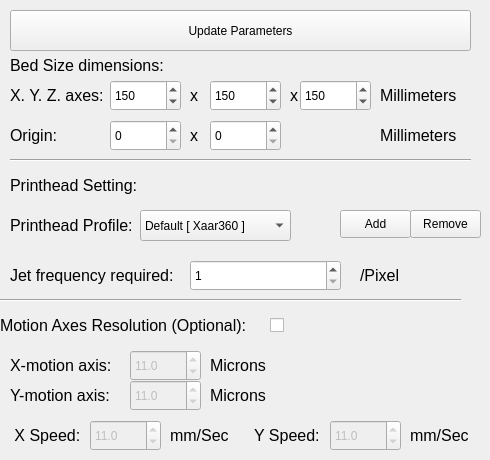
    <widget class="QWidget" name="Printer_Settings">
     <attribute name="title">
      <string>Printer Settings</string>
     </attribute>
     <widget class="QLabel" name="bedSizelabel">
      <property name="geometry">
       <rect>
        <x>10</x>
        <y>50</y>
        <width>201</width>
        <height>31</height>
       </rect>
      </property>
      <property name="font">
       <font>
        <pointsize>12</pointsize>
       </font>
      </property>
      <property name="text">
       <string>Bed Size dimensions:</string>
      </property>
      <property name="scaledContents">
       <bool>true</bool>
      </property>
      <property name="alignment">
       <set>Qt::AlignLeading|Qt::AlignLeft|Qt::AlignVCenter</set>
      </property>
      <property name="wordWrap">
       <bool>false</bool>
      </property>
     </widget>
     <widget class="QLabel" name="xybedaxisLabel">
      <property name="geometry">
       <rect>
        <x>10</x>
        <y>80</y>
        <width>101</width>
        <height>31</height>
       </rect>
      </property>
      <property name="font">
       <font>
        <pointsize>12</pointsize>
       </font>
      </property>
      <property name="text">
       <string>X. Y. Z. axes:</string>
      </property>
      <property name="scaledContents">
       <bool>true</bool>
      </property>
      <property name="alignment">
       <set>Qt::AlignLeading|Qt::AlignLeft|Qt::AlignVCenter</set>
      </property>
      <property name="wordWrap">
       <bool>false</bool>
      </property>
     </widget>
     <widget class="QSpinBox" name="bedXaxis">
      <property name="geometry">
       <rect>
        <x>110</x>
        <y>80</y>
        <width>71</width>
        <height>31</height>
       </rect>
      </property>
      <property name="maximum">
       <number>10000</number>
      </property>
      <property name="value">
       <number>150</number>
      </property>
      <property name="displayIntegerBase">
       <number>10</number>
      </property>
     </widget>
     <widget class="QLabel" name="mmLabel">
      <property name="geometry">
       <rect>
        <x>380</x>
        <y>80</y>
        <width>91</width>
        <height>31</height>
       </rect>
      </property>
      <property name="font">
       <font>
        <pointsize>12</pointsize>
       </font>
      </property>
      <property name="text">
       <string>Millimeters</string>
      </property>
      <property name="scaledContents">
       <bool>true</bool>
      </property>
      <property name="alignment">
       <set>Qt::AlignLeading|Qt::AlignLeft|Qt::AlignVCenter</set>
      </property>
      <property name="wordWrap">
       <bool>false</bool>
      </property>
     </widget>
     <widget class="QLabel" name="xlabel">
      <property name="geometry">
       <rect>
        <x>190</x>
        <y>80</y>
        <width>16</width>
        <height>31</height>
       </rect>
      </property>
      <property name="font">
       <font>
        <pointsize>12</pointsize>
       </font>
      </property>
      <property name="text">
       <string>x</string>
      </property>
      <property name="scaledContents">
       <bool>true</bool>
      </property>
      <property name="alignment">
       <set>Qt::AlignLeading|Qt::AlignLeft|Qt::AlignVCenter</set>
      </property>
      <property name="wordWrap">
       <bool>false</bool>
      </property>
     </widget>
     <widget class="Line" name="line_4">
      <property name="geometry">
       <rect>
        <x>10</x>
        <y>150</y>
        <width>461</width>
        <height>20</height>
       </rect>
      </property>
      <property name="orientation">
       <enum>Qt::Horizontal</enum>
      </property>
     </widget>
     <widget class="QLabel" name="jetFreqlabel">
      <property name="geometry">
       <rect>
        <x>10</x>
        <y>260</y>
        <width>171</width>
        <height>31</height>
       </rect>
      </property>
      <property name="font">
       <font>
        <pointsize>12</pointsize>
       </font>
      </property>
      <property name="text">
       <string>Jet frequency required:</string>
      </property>
      <property name="scaledContents">
       <bool>true</bool>
      </property>
      <property name="alignment">
       <set>Qt::AlignLeading|Qt::AlignLeft|Qt::AlignVCenter</set>
      </property>
      <property name="wordWrap">
       <bool>false</bool>
      </property>
     </widget>
     <widget class="QSpinBox" name="jet_freq">
      <property name="geometry">
       <rect>
        <x>190</x>
        <y>260</y>
        <width>151</width>
        <height>31</height>
       </rect>
      </property>
      <property name="minimum">
       <number>1</number>
      </property>
      <property name="maximum">
       <number>100</number>
      </property>
     </widget>
     <widget class="QLabel" name="perpixelLabel">
      <property name="geometry">
       <rect>
        <x>360</x>
        <y>260</y>
        <width>81</width>
        <height>31</height>
       </rect>
      </property>
      <property name="font">
       <font>
        <pointsize>12</pointsize>
       </font>
      </property>
      <property name="text">
       <string>/Pixel </string>
      </property>
      <property name="scaledContents">
       <bool>true</bool>
      </property>
      <property name="alignment">
       <set>Qt::AlignLeading|Qt::AlignLeft|Qt::AlignVCenter</set>
      </property>
      <property name="wordWrap">
       <bool>false</bool>
      </property>
     </widget>
     <widget class="Line" name="line_14">
      <property name="geometry">
       <rect>
        <x>0</x>
        <y>290</y>
        <width>461</width>
        <height>20</height>
       </rect>
      </property>
      <property name="orientation">
       <enum>Qt::Horizontal</enum>
      </property>
     </widget>
     <widget class="QLabel" name="motionAxesLabel">
      <property name="geometry">
       <rect>
        <x>0</x>
        <y>310</y>
        <width>261</width>
        <height>31</height>
       </rect>
      </property>
      <property name="font">
       <font>
        <pointsize>12</pointsize>
       </font>
      </property>
      <property name="text">
       <string>Motion Axes Resolution (Optional):</string>
      </property>
      <property name="scaledContents">
       <bool>true</bool>
      </property>
      <property name="alignment">
       <set>Qt::AlignLeading|Qt::AlignLeft|Qt::AlignVCenter</set>
      </property>
      <property name="wordWrap">
       <bool>false</bool>
      </property>
     </widget>
     <widget class="QLabel" name="printResolutionLabel">
      <property name="geometry">
       <rect>
        <x>10</x>
        <y>170</y>
        <width>151</width>
        <height>31</height>
       </rect>
      </property>
      <property name="font">
       <font>
        <pointsize>12</pointsize>
       </font>
      </property>
      <property name="text">
       <string>Printhead Setting:</string>
      </property>
      <property name="scaledContents">
       <bool>true</bool>
      </property>
      <property name="alignment">
       <set>Qt::AlignLeading|Qt::AlignLeft|Qt::AlignVCenter</set>
      </property>
      <property name="wordWrap">
       <bool>false</bool>
      </property>
     </widget>
     <widget class="QLabel" name="Xmotionlabel">
      <property name="geometry">
       <rect>
        <x>10</x>
        <y>350</y>
        <width>111</width>
        <height>31</height>
       </rect>
      </property>
      <property name="font">
       <font>
        <pointsize>12</pointsize>
       </font>
      </property>
      <property name="text">
       <string>X-motion axis:</string>
      </property>
      <property name="scaledContents">
       <bool>true</bool>
      </property>
      <property name="alignment">
       <set>Qt::AlignLeading|Qt::AlignLeft|Qt::AlignVCenter</set>
      </property>
      <property name="wordWrap">
       <bool>false</bool>
      </property>
     </widget>
     <widget class="QLabel" name="YmotionLabel">
      <property name="geometry">
       <rect>
        <x>10</x>
        <y>380</y>
        <width>111</width>
        <height>31</height>
       </rect>
      </property>
      <property name="font">
       <font>
        <pointsize>12</pointsize>
       </font>
      </property>
      <property name="text">
       <string>Y-motion axis:</string>
      </property>
      <property name="scaledContents">
       <bool>true</bool>
      </property>
      <property name="alignment">
       <set>Qt::AlignLeading|Qt::AlignLeft|Qt::AlignVCenter</set>
      </property>
      <property name="wordWrap">
       <bool>false</bool>
      </property>
     </widget>
     <widget class="QLabel" name="Xmicronslabel">
      <property name="geometry">
       <rect>
        <x>210</x>
        <y>350</y>
        <width>61</width>
        <height>31</height>
       </rect>
      </property>
      <property name="font">
       <font>
        <pointsize>12</pointsize>
       </font>
      </property>
      <property name="text">
       <string>Microns</string>
      </property>
      <property name="scaledContents">
       <bool>true</bool>
      </property>
      <property name="alignment">
       <set>Qt::AlignLeading|Qt::AlignLeft|Qt::AlignVCenter</set>
      </property>
      <property name="wordWrap">
       <bool>false</bool>
      </property>
     </widget>
     <widget class="QLabel" name="Ymicronslabel">
      <property name="geometry">
       <rect>
        <x>210</x>
        <y>380</y>
        <width>61</width>
        <height>31</height>
       </rect>
      </property>
      <property name="font">
       <font>
        <pointsize>12</pointsize>
       </font>
      </property>
      <property name="text">
       <string>Microns</string>
      </property>
      <property name="scaledContents">
       <bool>true</bool>
      </property>
      <property name="alignment">
       <set>Qt::AlignLeading|Qt::AlignLeft|Qt::AlignVCenter</set>
      </property>
      <property name="wordWrap">
       <bool>false</bool>
      </property>
     </widget>
     <widget class="QDoubleSpinBox" name="xmotionresln">
      <property name="enabled">
       <bool>false</bool>
      </property>
      <property name="geometry">
       <rect>
        <x>130</x>
        <y>350</y>
        <width>71</width>
        <height>31</height>
       </rect>
      </property>
      <property name="decimals">
       <number>1</number>
      </property>
      <property name="maximum">
       <double>1000.000000000000000</double>
      </property>
      <property name="singleStep">
       <double>0.500000000000000</double>
      </property>
      <property name="value">
       <double>11.000000000000000</double>
      </property>
     </widget>
     <widget class="QDoubleSpinBox" name="ymotionresln">
      <property name="enabled">
       <bool>false</bool>
      </property>
      <property name="geometry">
       <rect>
        <x>130</x>
        <y>380</y>
        <width>71</width>
        <height>31</height>
       </rect>
      </property>
      <property name="decimals">
       <number>1</number>
      </property>
      <property name="maximum">
       <double>1000.000000000000000</double>
      </property>
      <property name="singleStep">
       <double>0.500000000000000</double>
      </property>
      <property name="value">
       <double>11.000000000000000</double>
      </property>
     </widget>
     <widget class="QSpinBox" name="bedYaxis">
      <property name="geometry">
       <rect>
        <x>210</x>
        <y>80</y>
        <width>71</width>
        <height>31</height>
       </rect>
      </property>
      <property name="maximum">
       <number>10000</number>
      </property>
      <property name="value">
       <number>150</number>
      </property>
      <property name="displayIntegerBase">
       <number>10</number>
      </property>
     </widget>
     <widget class="QCheckBox" name="checkBoxmotion">
      <property name="geometry">
       <rect>
        <x>270</x>
        <y>310</y>
        <width>81</width>
        <height>31</height>
       </rect>
      </property>
      <property name="text">
       <string/>
      </property>
     </widget>
     <widget class="QLabel" name="xybedaxisLabel_2">
      <property name="geometry">
       <rect>
        <x>10</x>
        <y>120</y>
        <width>91</width>
        <height>31</height>
       </rect>
      </property>
      <property name="font">
       <font>
        <pointsize>12</pointsize>
       </font>
      </property>
      <property name="text">
       <string>Origin:</string>
      </property>
      <property name="scaledContents">
       <bool>true</bool>
      </property>
      <property name="alignment">
       <set>Qt::AlignLeading|Qt::AlignLeft|Qt::AlignVCenter</set>
      </property>
      <property name="wordWrap">
       <bool>false</bool>
      </property>
     </widget>
     <widget class="QSpinBox" name="bedXorigin">
      <property name="geometry">
       <rect>
        <x>110</x>
        <y>120</y>
        <width>71</width>
        <height>31</height>
       </rect>
      </property>
      <property name="acceptDrops">
       <bool>false</bool>
      </property>
      <property name="wrapping">
       <bool>false</bool>
      </property>
      <property name="buttonSymbols">
       <enum>QAbstractSpinBox::UpDownArrows</enum>
      </property>
      <property name="maximum">
       <number>10000</number>
      </property>
      <property name="value">
       <number>0</number>
      </property>
      <property name="displayIntegerBase">
       <number>10</number>
      </property>
     </widget>
     <widget class="QLabel" name="xlabel_2">
      <property name="geometry">
       <rect>
        <x>190</x>
        <y>120</y>
        <width>16</width>
        <height>31</height>
       </rect>
      </property>
      <property name="font">
       <font>
        <pointsize>12</pointsize>
       </font>
      </property>
      <property name="text">
       <string>x</string>
      </property>
      <property name="scaledContents">
       <bool>true</bool>
      </property>
      <property name="alignment">
       <set>Qt::AlignLeading|Qt::AlignLeft|Qt::AlignVCenter</set>
      </property>
      <property name="wordWrap">
       <bool>false</bool>
      </property>
     </widget>
     <widget class="QSpinBox" name="bedYorigin">
      <property name="geometry">
       <rect>
        <x>210</x>
        <y>120</y>
        <width>71</width>
        <height>31</height>
       </rect>
      </property>
      <property name="maximum">
       <number>10000</number>
      </property>
      <property name="value">
       <number>0</number>
      </property>
      <property name="displayIntegerBase">
       <number>10</number>
      </property>
     </widget>
     <widget class="QLabel" name="mmLabel_2">
      <property name="geometry">
       <rect>
        <x>380</x>
        <y>120</y>
        <width>101</width>
        <height>31</height>
       </rect>
      </property>
      <property name="font">
       <font>
        <pointsize>12</pointsize>
       </font>
      </property>
      <property name="text">
       <string>Millimeters</string>
      </property>
      <property name="scaledContents">
       <bool>true</bool>
      </property>
      <property name="alignment">
       <set>Qt::AlignLeading|Qt::AlignLeft|Qt::AlignVCenter</set>
      </property>
      <property name="wordWrap">
       <bool>false</bool>
      </property>
     </widget>
     <widget class="QPushButton" name="updateParameters">
      <property name="geometry">
       <rect>
        <x>10</x>
        <y>10</y>
        <width>461</width>
        <height>41</height>
       </rect>
      </property>
      <property name="text">
       <string>Update Parameters</string>
      </property>
     </widget>
     <widget class="QSpinBox" name="bedZaxis">
      <property name="geometry">
       <rect>
        <x>300</x>
        <y>80</y>
        <width>71</width>
        <height>31</height>
       </rect>
      </property>
      <property name="maximum">
       <number>10000</number>
      </property>
      <property name="value">
       <number>150</number>
      </property>
      <property name="displayIntegerBase">
       <number>10</number>
      </property>
     </widget>
     <widget class="QLabel" name="xlabel_3">
      <property name="geometry">
       <rect>
        <x>290</x>
        <y>80</y>
        <width>16</width>
        <height>31</height>
       </rect>
      </property>
      <property name="font">
       <font>
        <pointsize>12</pointsize>
       </font>
      </property>
      <property name="text">
       <string>x</string>
      </property>
      <property name="scaledContents">
       <bool>true</bool>
      </property>
      <property name="alignment">
       <set>Qt::AlignLeading|Qt::AlignLeft|Qt::AlignVCenter</set>
      </property>
      <property name="wordWrap">
       <bool>false</bool>
      </property>
     </widget>
     <widget class="QLabel" name="printheadProfile">
      <property name="geometry">
       <rect>
        <x>10</x>
        <y>210</y>
        <width>141</width>
        <height>31</height>
       </rect>
      </property>
      <property name="font">
       <font>
        <pointsize>12</pointsize>
       </font>
      </property>
      <property name="text">
       <string>Printhead Profile:</string>
      </property>
      <property name="scaledContents">
       <bool>true</bool>
      </property>
      <property name="alignment">
       <set>Qt::AlignLeading|Qt::AlignLeft|Qt::AlignVCenter</set>
      </property>
      <property name="wordWrap">
       <bool>false</bool>
      </property>
     </widget>
     <widget class="QLabel" name="Xmicronslabel_3">
      <property name="geometry">
       <rect>
        <x>240</x>
        <y>210</y>
        <width>71</width>
        <height>31</height>
       </rect>
      </property>
      <property name="font">
       <font>
        <pointsize>12</pointsize>
       </font>
      </property>
      <property name="text">
       <string/>
      </property>
      <property name="scaledContents">
       <bool>true</bool>
      </property>
      <property name="alignment">
       <set>Qt::AlignLeading|Qt::AlignLeft|Qt::AlignVCenter</set>
      </property>
      <property name="wordWrap">
       <bool>false</bool>
      </property>
     </widget>
     <widget class="QLabel" name="Xmotionlabel_2">
      <property name="geometry">
       <rect>
        <x>10</x>
        <y>420</y>
        <width>71</width>
        <height>31</height>
       </rect>
      </property>
      <property name="font">
       <font>
        <pointsize>12</pointsize>
       </font>
      </property>
      <property name="text">
       <string> X Speed:</string>
      </property>
      <property name="scaledContents">
       <bool>true</bool>
      </property>
      <property name="alignment">
       <set>Qt::AlignLeading|Qt::AlignLeft|Qt::AlignVCenter</set>
      </property>
      <property name="wordWrap">
       <bool>false</bool>
      </property>
     </widget>
     <widget class="QLabel" name="Ymotionlabel_2">
      <property name="geometry">
       <rect>
        <x>250</x>
        <y>420</y>
        <width>71</width>
        <height>31</height>
       </rect>
      </property>
      <property name="font">
       <font>
        <pointsize>12</pointsize>
       </font>
      </property>
      <property name="text">
       <string> Y Speed:</string>
      </property>
      <property name="scaledContents">
       <bool>true</bool>
      </property>
      <property name="alignment">
       <set>Qt::AlignLeading|Qt::AlignLeft|Qt::AlignVCenter</set>
      </property>
      <property name="wordWrap">
       <bool>false</bool>
      </property>
     </widget>
     <widget class="QDoubleSpinBox" name="xmotionspd">
      <property name="enabled">
       <bool>false</bool>
      </property>
      <property name="geometry">
       <rect>
        <x>90</x>
        <y>420</y>
        <width>71</width>
        <height>31</height>
       </rect>
      </property>
      <property name="decimals">
       <number>1</number>
      </property>
      <property name="maximum">
       <double>1000.000000000000000</double>
      </property>
      <property name="singleStep">
       <double>0.500000000000000</double>
      </property>
      <property name="value">
       <double>11.000000000000000</double>
      </property>
     </widget>
     <widget class="QDoubleSpinBox" name="ymotionspd">
      <property name="enabled">
       <bool>false</bool>
      </property>
      <property name="geometry">
       <rect>
        <x>330</x>
        <y>420</y>
        <width>71</width>
        <height>31</height>
       </rect>
      </property>
      <property name="decimals">
       <number>1</number>
      </property>
      <property name="maximum">
       <double>1000.000000000000000</double>
      </property>
      <property name="singleStep">
       <double>0.500000000000000</double>
      </property>
      <property name="value">
       <double>11.000000000000000</double>
      </property>
     </widget>
     <widget class="QLabel" name="Xmicronslabel_5">
      <property name="geometry">
       <rect>
        <x>170</x>
        <y>420</y>
        <width>81</width>
        <height>31</height>
       </rect>
      </property>
      <property name="font">
       <font>
        <pointsize>12</pointsize>
       </font>
      </property>
      <property name="text">
       <string>mm/Sec</string>
      </property>
      <property name="scaledContents">
       <bool>true</bool>
      </property>
      <property name="alignment">
       <set>Qt::AlignLeading|Qt::AlignLeft|Qt::AlignVCenter</set>
      </property>
      <property name="wordWrap">
       <bool>false</bool>
      </property>
     </widget>
     <widget class="QLabel" name="Xmicronslabel_6">
      <property name="geometry">
       <rect>
        <x>410</x>
        <y>420</y>
        <width>71</width>
        <height>31</height>
       </rect>
      </property>
      <property name="font">
       <font>
        <pointsize>12</pointsize>
       </font>
      </property>
      <property name="text">
       <string>mm/Sec</string>
      </property>
      <property name="scaledContents">
       <bool>true</bool>
      </property>
      <property name="alignment">
       <set>Qt::AlignLeading|Qt::AlignLeft|Qt::AlignVCenter</set>
      </property>
      <property name="wordWrap">
       <bool>false</bool>
      </property>
     </widget>
     <widget class="QComboBox" name="comboBox">
      <property name="geometry">
       <rect>
        <x>140</x>
        <y>210</y>
        <width>151</width>
        <height>31</height>
       </rect>
      </property>
      <property name="editable">
       <bool>false</bool>
      </property>
      <property name="maxCount">
       <number>10</number>
      </property>
      <item>
       <property name="text">
        <string>Default [ Xaar360 ]</string>
       </property>
      </item>
     </widget>
     <widget class="QPushButton" name="removePrinthead">
      <property name="geometry">
       <rect>
        <x>410</x>
        <y>210</y>
        <width>71</width>
        <height>28</height>
       </rect>
      </property>
      <property name="text">
       <string>Remove</string>
      </property>
     </widget>
     <widget class="QPushButton" name="addPrinthead">
      <property name="geometry">
       <rect>
        <x>340</x>
        <y>210</y>
        <width>71</width>
        <height>28</height>
       </rect>
      </property>
      <property name="text">
       <string>Add</string>
      </property>
     </widget>
    </widget>
